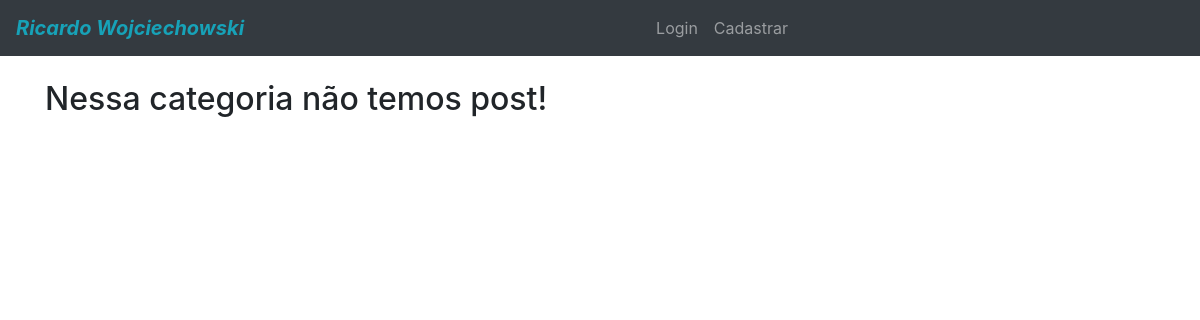
The page /categorias/Portfólio/ on the database as committed earlier.
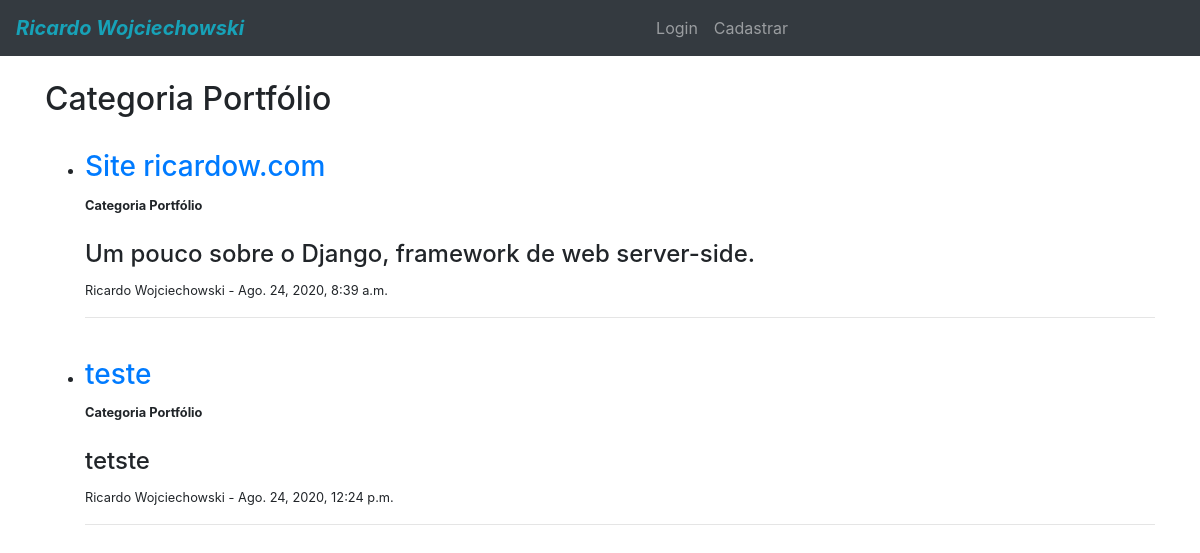
The same page on the database as committed later.
### blog/models.py (models this page shows, shortened)
class Post(models.Model):
    title = models.CharField(max_length=255)
    header_image = models.ImageField(null=True,
                                     blank=True,
                                     upload_to="images/")
    author = models.ForeignKey(User, on_delete=models.CASCADE)
    body = RichTextField(blank=True, null=True)
    post_date = models.DateTimeField(auto_now_add=True)
    category = models.CharField(max_length=255, default='sem categoria')
    snippet = models.CharField(max_length=255, default='Resumo do post')
    likes = models.ManyToManyField(User, related_name='blog_posts')

### blog/views.py (the view)
# urls.py: path('categorias/<str:cats>/', category_view, name='category'),
def category_view(request, cats):
    category_posts = Post.objects.filter(category=cats)
    return render(request, 'categories.html', {
        'cats': cats.title(),
        'category_posts': category_posts
    })

### templates/categories.html
{% extends 'base.html' %}
{% block content %}
    {% if category_posts %}
        <h2>Categoria {{ cats }}</h2>
        <ul>
        {% for post in category_posts %}
            <br>
            <li>
                <h3><a href="{% url 'article-detail' post.pk %}">{{ post.title }}</a></h3>
                <small><b>Categoria {{ post.category }}</b></small>
                <br><br>
                <h4>{{ post.snippet | safe }}</h4>
                <p><small>{{ post.author.first_name }} {{ post.author.last_name }} - {{ post.post_date }}</small></p>
            </li>
            <hr>
        {% endfor %}
        </ul>
    {% else %}
        <h2>Nessa categoria não temos post!</h2>
    {% endif %}
{% endblock %}

Rows that differ between the two databases and show on the page:
added Post: title "Site ricardow.com", category "Portfólio", snippet "Um pouco sobre o Django, framework de web server-side.", author.first_name "Ricardo", author.last_name "Wojciechowski", post_date "Ago. 24, 2020, 8:39 a.m."
added Post: title "teste", category "Portfólio", snippet "tetste", author.first_name "Ricardo", author.last_name "Wojciechowski", post_date "Ago. 24, 2020, 12:24 p.m."
Other text that changed with them:
{{ cats }}: (not shown) → "Portfólio"
text no longer shown: "Nessa categoria não temos post!"
text now shown: "Categoria"
